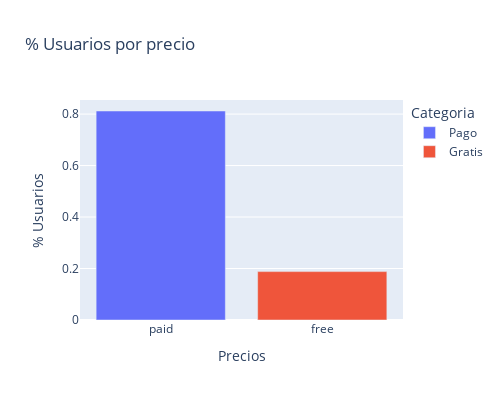

The notebook cell saved with this chart:
### Code cell
px.bar(sum_amount_categories, x='category_price',
             y='amount', title='% Usuarios por precio', color=['Pago', 'Gratis'],  width=500, height=400,
             labels={'category_price': 'Precios', 'amount': '% Usuarios', 'color': 'Categoria'})
#fig.show('svg')

### Figure 1 — Plotly figure (JSON) as saved in the notebook; plotly's stock layout.template omitted (floating-point values rounded to 4 significant figures)
{"data": [{"alignmentgroup": "True", "hovertemplate": "Categoria=Pago<br>Precios=%{x}<br>% Usuarios=%{y}<extra></extra>", "legendgroup": "Pago", "marker": {"color": "#636efa"}, "name": "Pago", "offsetgroup": "Pago", "orientation": "v", "showlegend": true, "textposition": "auto", "type": "bar", "x": ["paid"], "xaxis": "x", "y": [0.812], "yaxis": "y"}, {"alignmentgroup": "True", "hovertemplate": "Categoria=Gratis<br>Precios=%{x}<br>% Usuarios=%{y}<extra></extra>", "legendgroup": "Gratis", "marker": {"color": "#EF553B"}, "name": "Gratis", "offsetgroup": "Gratis", "orientation": "v", "showlegend": true, "textposition": "auto", "type": "bar", "x": ["free"], "xaxis": "x", "y": [0.188], "yaxis": "y"}], "layout": {"barmode": "relative", "height": 400, "legend": {"title": {"text": "Categoria"}, "tracegroupgap": 0}, "title": {"text": "% Usuarios por precio"}, "width": 500, "xaxis": {"anchor": "y", "domain": [0, 1], "title": {"text": "Precios"}}, "yaxis": {"anchor": "x", "domain": [0, 1], "title": {"text": "% Usuarios"}}}}
